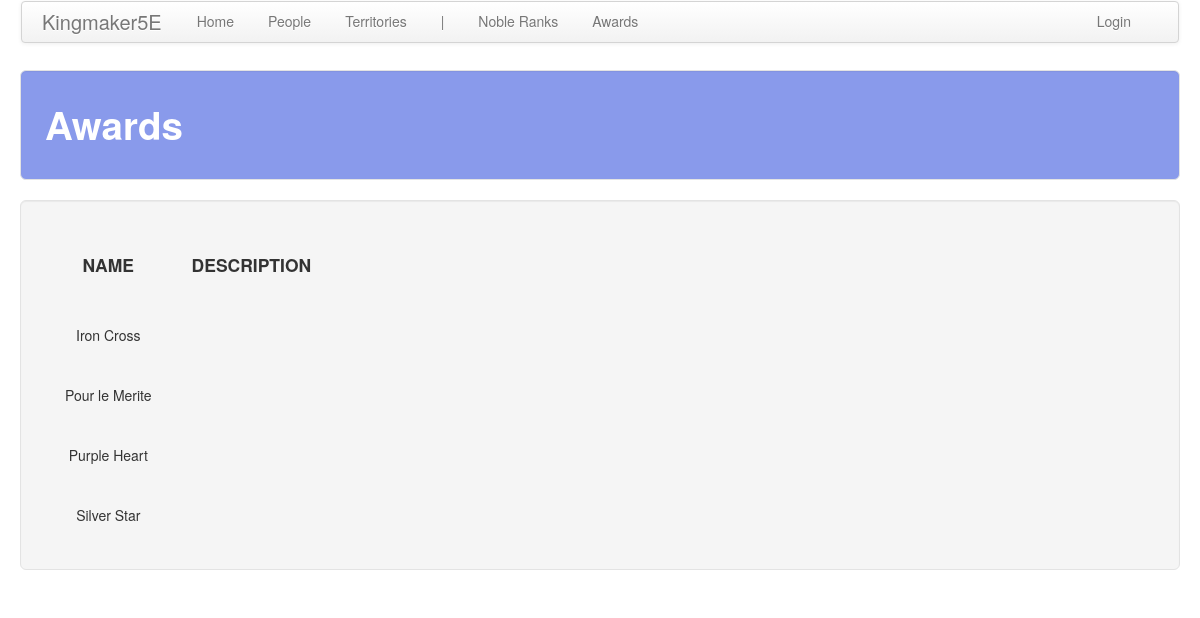
Before: /people/awards with the older database file.
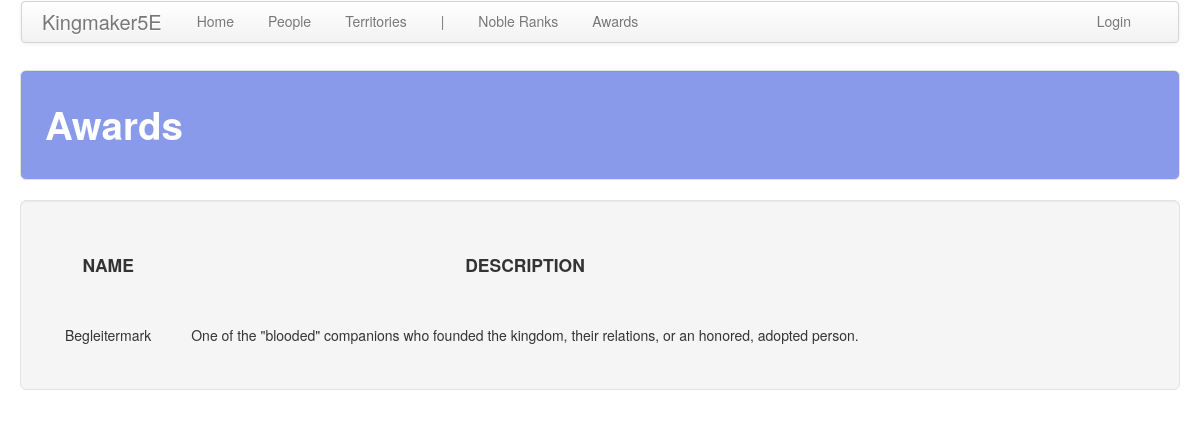
After: the same page with the newer database file.
### people/models.py (models this page shows, shortened)
class Award(models.Model):
    name = models.CharField(max_length=default_max_length)
    desc = models.TextField(blank=True)
    person = models.ForeignKey(
        Person, on_delete=models.CASCADE, related_name='awards', related_query_name='award', blank=True, null=True
    )

### people/views.py (the view)
# urls.py: path('awards', views.awards, name='awards'),
def awards(request):
    return show_all_items(request, app_name, c_obj, c_plural, sort='name')

### common/__init__.py (called while the page is built)
def show_all_items(request, app_name, obj, obj_plural, sort=None, sort_2=None):
    obj_plural = obj_plural.replace(' ', '_')
    if sort is None:
        items = obj.objects.all()
    elif sort_2 is None:
        items = obj.objects.order_by(sort)
    else:
        items = obj.objects.order_by(sort, sort_2)
    return render(
        request, '%s/%s.html' % (app_name, obj_plural),
        {'title': obj_plural.capitalize(), obj_plural: items}
    )

### people/templates/people/awards.html (shortened to what this page needs)
<!DOCTYPE html>
{% extends 'people/base.html' %}
{% block table_header %}
    <th class="th_ccell"><h4>NAME</h4></th>
    <th class="th_ccell"><h4>DESCRIPTION</h4></th>
    <th class="th_ccell"><h4></h4></th>
{% endblock %}
{% block table_body %}
    {% for award in awards %}
        <tr>
            <td class="tb_ccell">{{ award.name }}</td>
            <td class="tb_ccell">{{ award.desc }}</td>
            <td class="tb_ccell">
            </td>
        </tr>
    {% endfor %}
{% endblock %}

Changed rows visible on the page:
removed Award: name "Iron Cross"
removed Award: name "Pour le Merite"
removed Award: name "Purple Heart"
removed Award: name "Silver Star"
added Award: name "Begleitermark", desc "One of the \"blooded\" companions who founded the kingdom, their relations, or an honored, adopted person."
